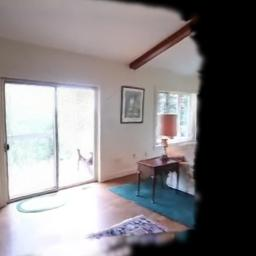
#> input picture controlnet/incorrect_img1.jpeg, 256 x 256 px
$ python -i blur_detection.py   (imports and definitions only)   (older library calls are emulated)
#> lines starting #> are read from the running program, lines starting #| are printed output that depends on the picture; after the words box and inside, x2 and y2 are one past the last pixel; in counts of white or black regions, pixels touching at a corner belong together
#> further down, picture is the input picture: shape (256, 256, 3); mean B, G, R 129.6, 127.7, 131.7
import cv2
import numpy as np
import blur_detector

def opencv_blur_detection(image):
    """
    Apply blur detection using OpenCV functions.

    Parameters:
        image (numpy.ndarray): Input image.

    Returns:
        numpy.ndarray: Binary mask indicating regions of potential blur.
    """
    # Convert to grayscale
    gray = cv2.cvtColor(image, cv2.COLOR_BGR2GRAY)
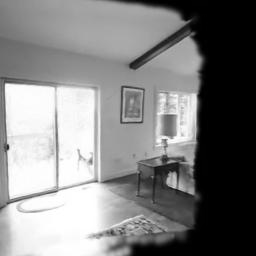
#> gray: shape (256, 256); min 0, max 255, mean 129.1

    # Canny edge detection
    edges = cv2.Canny(gray, 100, 200)
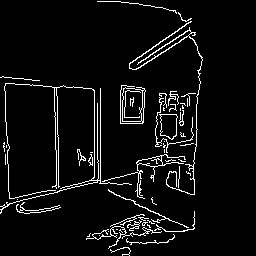
#> edges: shape (256, 256); 5.6% white in thin lines or dots, all inside (x1, y1, x2, y2) = (0, 1, 203, 256)

    # Dilate edges to close holes
    kernel = np.ones((5, 5), np.uint8)
    dilated_edges = cv2.dilate(edges, kernel, iterations=1)
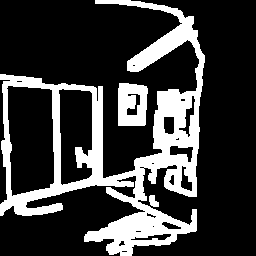
#> dilated_edges: shape (256, 256); 23.6% white; 3 white regions

    # Find contours
    _, contours, _ = cv2.findContours(dilated_edges, cv2.RETR_TREE, cv2.CHAIN_APPROX_SIMPLE)
#> contours = 24 contours, 9 with area under 20; largest, box (x1, y1, x2, y2) and area: (0, 0, 205, 256) 21353, (6, 85, 55, 197) 4611, (58, 88, 93, 186) 2738, (118, 83, 148, 126) 1132, (169, 145, 194, 163) 228

    # Find biggest contour
    biggest_contour = max(contours, key=cv2.contourArea)
#> biggest_contour = contour of 748 points, box (x1, y1, x2, y2) (0, 0, 205, 256), area 21353

    # Draw contours on mask
    mask = np.zeros_like(edges)
    cv2.drawContours(mask, [biggest_contour], -1, (255), -1)
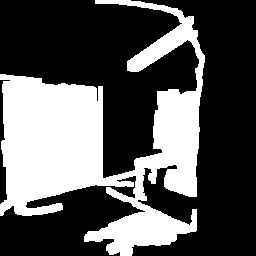
#> mask: shape (256, 256); 34.1% white; 1 white region, box (x1, y1, x2, y2) and area: (0, 0, 205, 256) 22341

    # Fill in holes
    inverted_mask = cv2.bitwise_not(mask)
#> inverted_mask: shape (256, 256); 65.9% white; 1 black region
    _, contours, _ = cv2.findContours(inverted_mask, cv2.RETR_TREE, cv2.CHAIN_APPROX_SIMPLE)
#> contours = 4 contours; box (x1, y1, x2, y2) and area: (0, 0, 199, 178) 18069, (131, 0, 256, 256) 17149, (0, 176, 145, 256) 6210, (0, 80, 10, 204) 334
    small_contours = [cnt for cnt in contours if cv2.contourArea(cnt) < 20000]
#> small_contours has the same summary as contours
    cv2.drawContours(mask, small_contours, -1, (255), -1)
#> mask: shape (256, 256); every value is 255

    # Opening + median blur to smooth mask
    mask = cv2.erode(mask, kernel, iterations=1)
    mask = cv2.dilate(mask, kernel, iterations=1)
    mask = cv2.medianBlur(mask, 5)

    return mask


# [45 lines left out: functions transformers_blur_detection, custom_blur_detection, not called in this run]

>>> import cv2
>>> picture = cv2.imread('../controlnet/incorrect_img1.jpeg')
>>> result = opencv_blur_detection(picture)

$ run again, on controlnet/incorrect_img2.jpeg
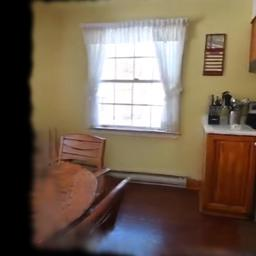
#> input picture controlnet/incorrect_img2.jpeg, 256 x 256 px
#> picture is the input picture: shape (256, 256, 3); mean B, G, R 83, 98.5, 115
#> in opencv_blur_detection, `edges = cv2.Canny(gray, 100, 200)`:
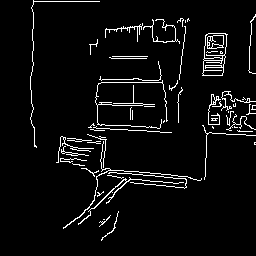
#> edges: shape (256, 256); 5% white in thin lines or dots, all inside (x1, y1, x2, y2) = (30, 0, 256, 241)
#> dilated_edges: shape (256, 256); 21.6% white; 9 white regions
#> in opencv_blur_detection, `_, contours, _ = cv2.findContours(dilated_edges, cv2.RETR_TREE, cv2.CH..`: contours = 32 contours, 13 with area under 20; largest, box (x1, y1, x2, y2) and area: (54, 16, 256, 231) 12404, (99, 84, 165, 126) 1440, (200, 31, 230, 78) 1152, (28, 0, 102, 150) 886, (98, 84, 132, 102) 520
#> biggest_contour = contour of 466 points, box (x1, y1, x2, y2) (54, 16, 256, 231), area 12404
#> inverted_mask: shape (256, 256); 79.9% white; 1 black region
#> in opencv_blur_detection, `_, contours, _ = cv2.findContours(inverted_mask, cv2.RETR_TREE, cv2.CH..`: contours = 3 contours, 1 with area under 20; largest, box (x1, y1, x2, y2) and area: (0, 0, 256, 256) 51087, (249, 116, 256, 126) 42
#> small_contours = 2 contours, 1 with area under 20; largest, box (x1, y1, x2, y2) and area: (249, 116, 256, 126) 42
#> in opencv_blur_detection, `mask = cv2.medianBlur(mask, 5)`:
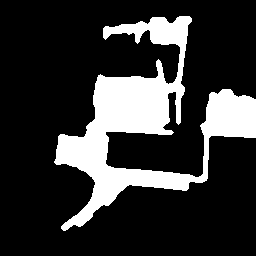
#> mask: shape (256, 256); 20.2% white; 1 white region, box (x1, y1, x2, y2) and area: (54, 16, 256, 231) 13238
